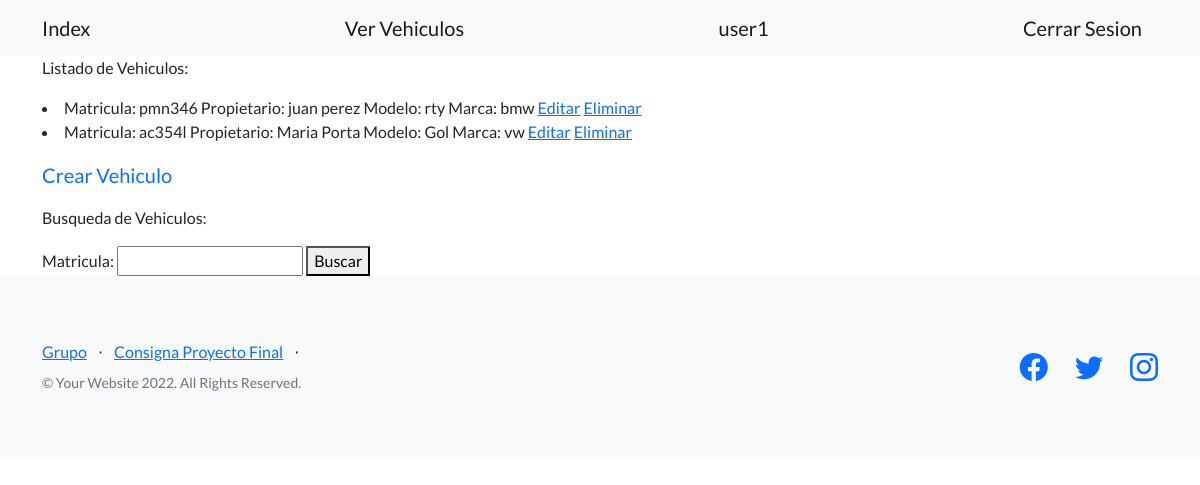
Screenshot of /avanzado/vehiculos/ (signed in) with the database file from the repository.
### avanzado/models.py (models this page shows)
class Vehiculo(models.Model):
    matricula = models.CharField(max_length=20)
    propietario = models.CharField(max_length=20)
    modelo = models.CharField(max_length=20)
    marca  = models.CharField(max_length=20)
    cant_puertas = models.IntegerField()
    color = models.CharField(max_length=20)
    chasis = models.CharField(max_length=20)
    avatar = models.ImageField(upload_to='avatares', null=True, blank=True)#
    cliente = models.OneToOneField(User, on_delete=models.CASCADE)###problema###
    blog_post=RichTextField(null=True)
    def __str__(self):
        return f'Matricula: {self.matricula} Propietario: {self.propietario} Modelo: {self.modelo} Marca: {self.marca} '

### avanzado/views.py (the view)
# urls.py: path('vehiculos/', views.ListaVehiculos.as_view(), name='ver_vehiculos'),
class ListaVehiculos(ListView):
    model = Vehiculo
    template_name = 'avanzado/ver_vehiculos.html'
    def get_queryset(self):
        matricula = self.request.GET.get('matricula', '')
        if matricula:
            object_list = self.model.objects.filter(matricula__icontains=matricula)
        else:
            object_list = self.model.objects.all()
        return object_list
    def get_context_data(self, **kwargs):
        context = super().get_context_data(**kwargs)
        context["formulario"] = BusquedaVehiculo()
        return context

### avanzado/forms.py
class BusquedaVehiculo(forms.Form):
    matricula = forms.CharField(max_length=20, required=False)

### avanzado/templates/avanzado/ver_vehiculos.html (shortened to what this page needs)
{% extends 'padres/base.html' %}
{% block mi_contenido %}
<p>Listado de Vehiculos:</p>
<p>
    {% if object_list  %}
        {% for vehiculo in object_list %}
            <li>
                {{vehiculo}}
                <a href={% url 'editar_vehiculo' vehiculo.id %}>Editar</a>
                <a href={% url 'eliminar_vehiculo' vehiculo.id %}>Eliminar</a>
            </li>
        {% endfor %}
    {% else %}
        <p>No se encontraron resultados.</p>
    {% endif %}
</p>
<a class="navbar-brand" href={% url 'crear_vehiculo' %}>Crear Vehiculo</a>
<p>Busqueda de Vehiculos:</p>
<form action={% url 'ver_vehiculos' %} method="GET">
    {{formulario}}
    <button>Buscar</button>
</form>
{% endblock mi_contenido %}

### home/templates/padres/base.html (shortened to what this page needs)
<!DOCTYPE html>
<html lang="en">
    <head>
        {% load static %}
        <link href="https://cdn.jsdelivr.net/npm/bootstrap-icons@1.5.0/font/bootstrap-icons.css" rel="stylesheet" type="text/css" />
        <link href={% static 'css/styles.css'%} rel="stylesheet" />
    </head>
    <body>
        <nav class="navbar navbar-light bg-light static-top">
            <div class="container">
                <a class="navbar-brand" href={% url 'index' %}>Index</a>
                <a class="navbar-brand" href={% url 'ver_vehiculos' %}>Ver Vehiculos</a>
                {% if request.user.is_authenticated %}
                    <a class="navbar-brand" href={% url 'perfil' %}>{{request.user.username}}</a>
                    <a class="navbar-brand" href={% url 'logout' %}>Cerrar Sesion</a>
                {% else %}
                    <a class="navbar-brand" href={% url 'login' %}>Iniciar Sesion</a>
                    <a class="navbar-brand" href={% url 'registrar' %}>Registrarse</a>
                {% endif %}
            </div>
        </nav>
        <div class="container">
        {% block mi_contenido %}
        {% endblock mi_contenido %}
        </div>
        <footer class="footer bg-light">
            <div class="container">
                <div class="row">
                    <div class="col-lg-6 h-100 text-center text-lg-start my-auto">
                        <ul class="list-inline mb-2">
                            <li class="list-inline-item"><a href={% url 'about' %}>Grupo</a></li>
                            <li class="list-inline-item">⋅</li>
                            <li class="list-inline-item"><a href={% url 'consignas' %}>Consigna Proyecto Final</a></li>
                            <li class="list-inline-item">⋅</li>
                        </ul>
                        <p class="text-muted small mb-4 mb-lg-0">&copy; Your Website 2022. All Rights Reserved.</p>
                    </div>
                    <div class="col-lg-6 h-100 text-center text-lg-end my-auto">
                        <ul class="list-inline mb-0">
                            <li class="list-inline-item me-4">
                                <a href="https://developers.facebook.com/docs/"><i class="bi-facebook fs-3"></i></a>
                            </li>
                            <li class="list-inline-item me-4">
                                <a href="https://help.twitter.com/"><i class="bi-twitter fs-3"></i></a>
                            </li>
                            <li class="list-inline-item">
                                <a href="https://help.instagram.com"><i class="bi-instagram fs-3"></i></a>
                            </li>
                        </ul>
                    </div>
                </div>
            </div>
        </footer>
    </body>
</html>

### rows the page displays
Vehiculo: matricula+propietario+modelo "Matricula: pmn346 Propietario: juan perez Modelo: rty Marca: bmw"
Vehiculo: matricula+propietario+modelo "Matricula: ac354l Propietario: Maria Porta Modelo: Gol Marca: vw"

### other values shown
{{ request.user.username }} "user1"
